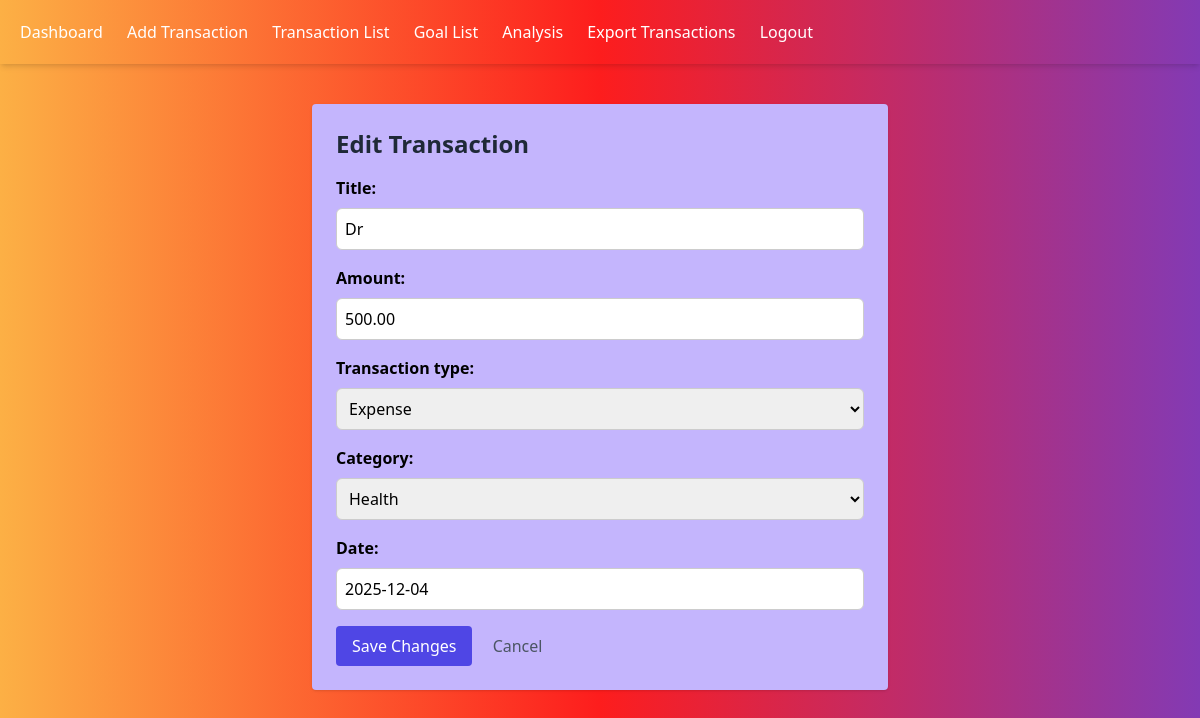
The app's page /finance/transaction/28/edit/ (signed in), older data.
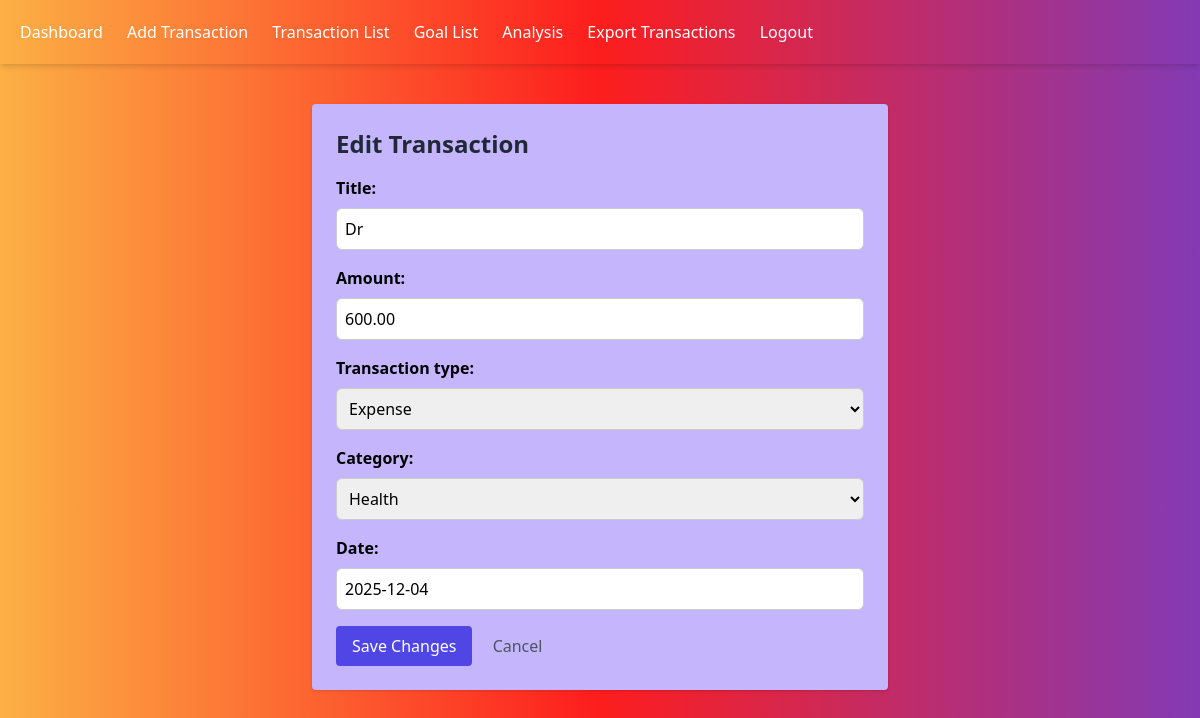
The same page, newer data.
### finance/models.py (models this page shows, shortened)
class Trans(models.Model):
    TRANSACTION_TYPES = [
        ("income", "Income"),
        ("expense", "Expense"),
    ]
    CATEGORY_CHOICES = [
        ("salary", "Salary"),
        ("business", "Business"),
        ("food", "Food"),
        ("entertainment", "Entertainment"),
        ("utilities", "Utilities"),
        ("transportation", "Transportation"),
        ("health", "Health"),
        ("others", "Others"),
    ]
    user = models.ForeignKey(User, on_delete=models.CASCADE)
    title = models.CharField(max_length=100)
    amount = models.DecimalField(max_digits=10, decimal_places=2)
    transaction_type = models.CharField(max_length=10, choices=TRANSACTION_TYPES)
    date = models.DateField()
    category = models.CharField(max_length=50, choices=CATEGORY_CHOICES)

### finance/views.py (the view)
class TransactionUpdateView(LoginRequiredMixin, UpdateView):
    model = Trans
    fields = ['title', 'amount', 'transaction_type', 'category', 'date']  # adjust as needed
    template_name = 'finance/edit_transaction.html'
    success_url = reverse_lazy('transaction_list')
    def get_queryset(self):
        return Trans.objects.filter(user=self.request.user)

### finance/templates/finance/edit_transaction.html (shortened to what this page needs)
{%extends "finance/base.html" %}
{% block content %}
<div class="max-w-xl mx-auto mt-10 bg-violet-300 p-6 rounded shadow">
  <h2 class="text-2xl font-bold mb-4 text-gray-800">Edit Transaction</h2>
  <form method="post">
    {{ form.as_p }}
    <button type="submit" class="bg-indigo-600 text-white px-4 py-2 rounded hover:bg-blue-700">
      Save Changes
    </button>
    <a href="{% url 'transaction_list' %}" class="ml-4 text-gray-600 hover:underline">Cancel</a>
  </form>
</div>
{% endblock %}

Row changes from the older to the newer data that the page shows:
changed Trans "Dr": amount "500.00" → "600.00"
